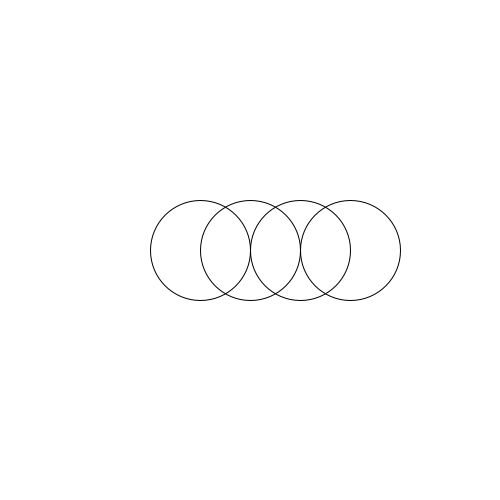
Frame 1 (no input)
Frame 60 (the mouse pressed at the canvas centre just before this capture): identical to frame 1, image omitted
Frame 120 (the mouse held since frame 60 and released just before this capture): identical to frame 1, image omitted

The Processing sketch that drew this single still picture (run headless with seeded random() and noise(); from frame 60 on, the mouse is pressed at the canvas centre):

// Processing sketch: processing_61887
// ── processing_61887.pde

int val;

public void setup() {
  val = 250;
  size(500, 500); 
  smooth();
  background(255);
  noFill();
  ellipse(200, val, 100, 100);
  ellipse(250, val, 100, 100);
  ellipse(300, val, 100, 100);
  ellipse(350, val, 100, 100);
}

public void draw() {
}
